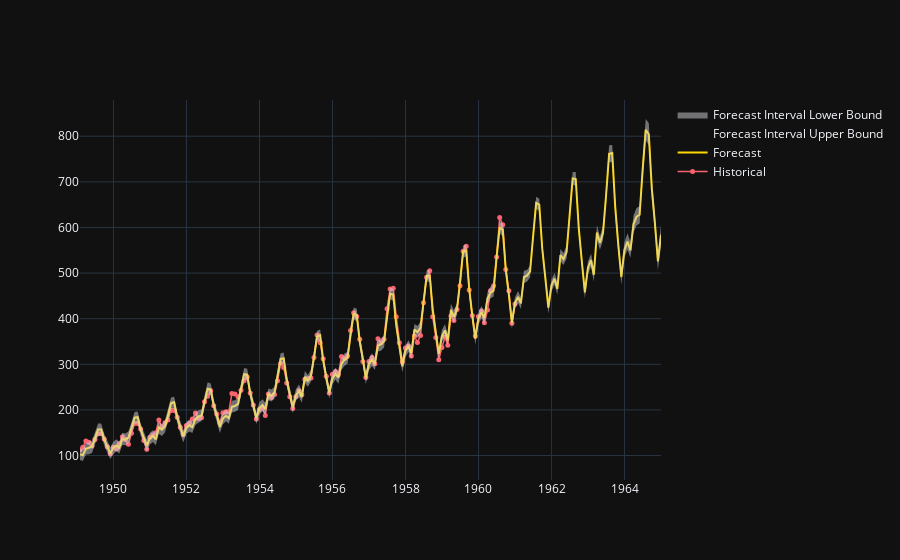

Notebook code for this chart:
### Code cell
utils.plot_prophet_forecast(df['y'], forecast)

### Figure 1 — Plotly figure (JSON) as saved in the notebook; plotly's stock layout.template omitted (floating-point values rounded to 4 significant figures; data arrays with more than 128 entries replaced by an {"elided": "..."} marker saying what was removed)
{"data": [{"line": {"color": "#fa636e", "width": 1.5}, "marker": {"color": "#fa636e", "size": 5, "symbol": "circle"}, "mode": "lines+markers", "name": "Historical", "type": "scatter", "x": {"elided": "192 str values"}, "y": {"elided": "192 float values"}}, {"line": {"color": "#FFD700", "width": 2}, "name": "Forecast", "type": "scatter", "x": {"elided": "192 str values"}, "y": {"elided": "192 float values"}}, {"line": {"color": "rgba(212, 212, 217, 0.0)", "width": 0}, "name": "Forecast Interval Upper Bound", "showlegend": true, "type": "scatter", "x": {"elided": "192 str values"}, "y": {"elided": "192 float values"}}, {"fill": "tonexty", "fillcolor": "rgba(212, 212, 217, 0.5)", "line": {"color": "rgba(212, 212, 217, 0.0)", "width": 0}, "name": "Forecast Interval Lower Bound", "showlegend": true, "type": "scatter", "x": {"elided": "192 str values"}, "y": {"elided": "192 float values"}}], "layout": {"hovermode": "x unified", "title": {}, "xaxis": {"range": ["1949-01-31T00:00:00", "1964-12-31T00:00:00"]}}}
